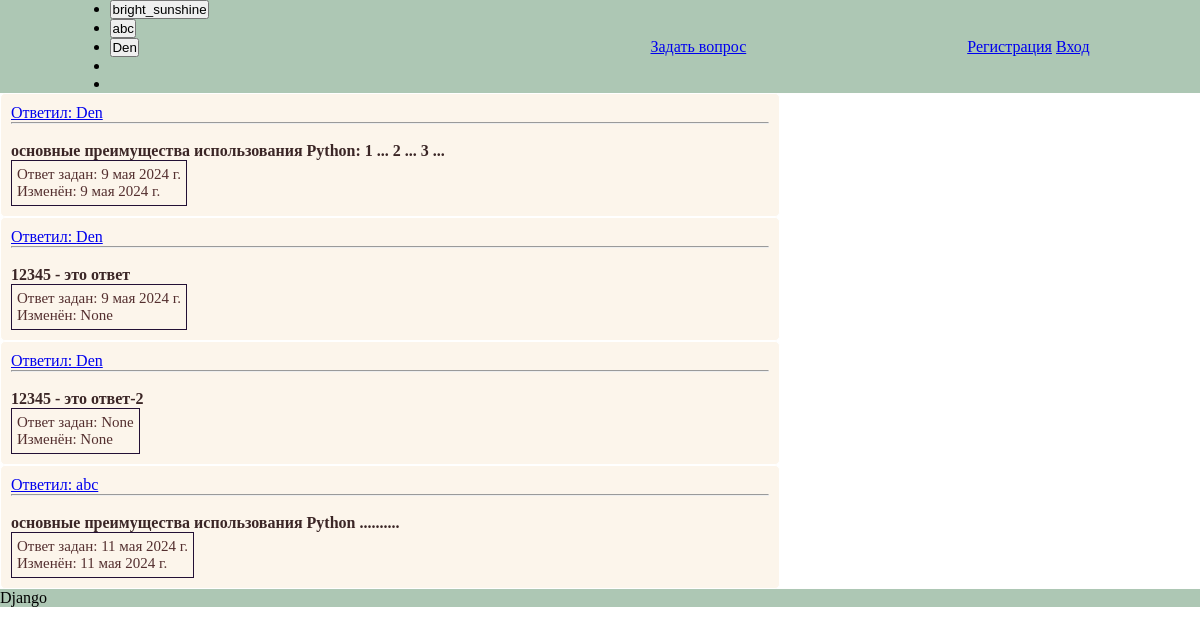
The page /get_answer/1 on the database as committed earlier.
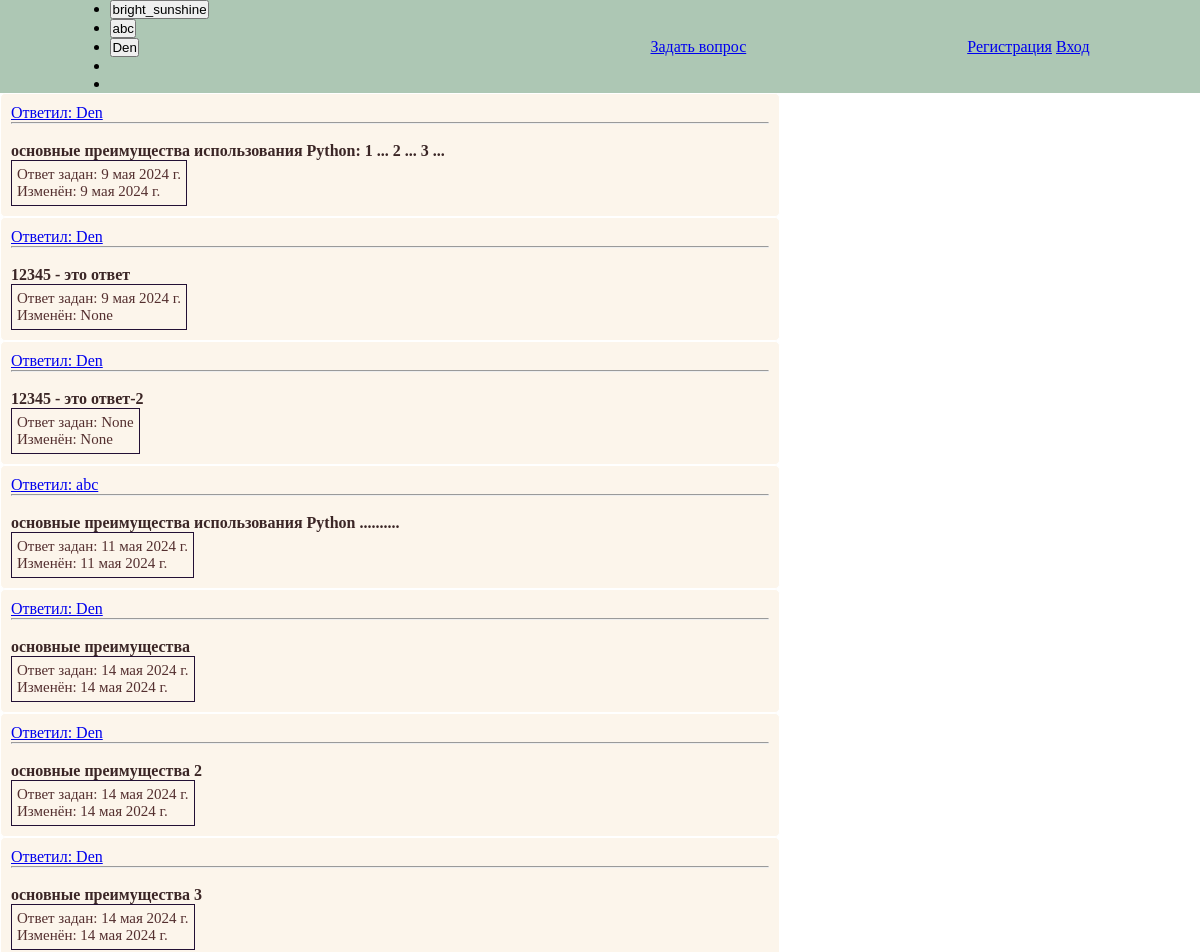
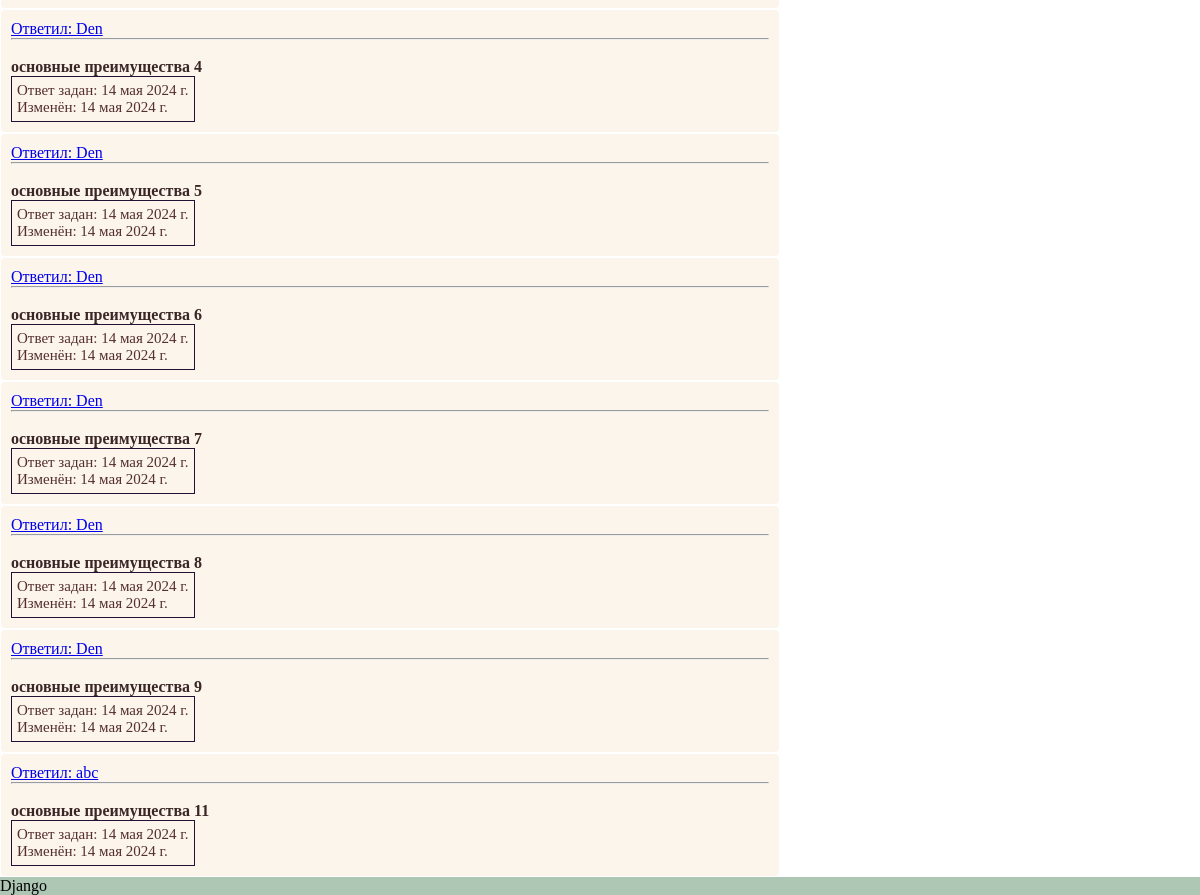
The same page on the database as committed later (2 pictures, top to bottom).
### main/models.py (models this page shows)
class Answer(models.Model):
    autor = models.ForeignKey(
        User,
        null=True,
        blank=False,
        on_delete=models.SET_NULL,
        related_name="answer_set",
    )
    question = models.ForeignKey(
        Question,
        null=True,
        blank=False,
        on_delete=models.SET_NULL,
        related_name="question",
    )
    text = models.TextField(max_length=20, blank=False)
    created_at = models.DateField(auto_now_add=True, blank=False)
    updated_at = models.DateField(auto_now=True, blank=False)
    parent = models.ForeignKey(
        "self", null=True, blank=False, on_delete=models.SET_NULL
    )
    correct = models.BooleanField(default=False, blank=True)
    def __str__(self) -> str:
        q = Question.objects.get(id=self.question.id)
        return f"Вопрос ' _ {q} _ ': {self.text}"

### main/views_2.py (the view)
# urls.py: path("get_answer/<int:id_question>", get_answer, name="get_answer"),
def get_answer(request, **kwargs):
    print(kwargs["id_question"], "<<<< ----kwargs")
    question_obj = Question.objects.filter(id=kwargs["id_question"])[0]
    print(question_obj)
    answer_obj = Answer.objects.filter(question=question_obj)
    for answer in answer_obj:
        print(answer)
    context = {"answers": answer_obj}
    return render(request, "answer.html", context)

### main/models.py (called while the page is built)
    def __str__(self) -> str:
        return self.title

### templates/answer.html (shortened to what this page needs)
{% extends 'main.html' %}
{% load static %}
{% block content %}
  <link rel="stylesheet" type="text/css" href="{% static 'css/style.css' %}" />
  {% for answer in answers %}
    <div id="conteiner">
      <div id="box">
        <div>
          <a href="/user/info/{{ answer.autor }}">Ответил: {{ answer.autor }}</a>
          <div>
            <hr />
            <br />
            <h4>{{ answer.text }}</h4>
          </div>
          <div class="date">
            <div>Ответ задан: {{ answer.created_at }}</div>
            <div>Изменён: {{ answer.updated_at }}</div>
          </div>
        </div>
      </div>
    </div>
  {% endfor %}
{% endblock %}

### templates/main.html (shortened to what this page needs)
<!DOCTYPE html>
<html lang="en">
  <head>
  </head>
  <body>
    {% include 'navbar.html' %}
    {% block content %}
    {% endblock %}
    {% include 'footer.html' %}
  </body>
</html>

### templates/navbar.html (shortened to what this page needs)
<menu>
  <ul>
    <li>
      <form id="loginForm" action="{% url 'login' %}" method="post">
        <button type="submit">bright_sunshine</button>
      </form>
    </li>
    <li>
      <form id="loginForm" action="{% url 'login' %}" method="post">
        <button type="submit">abc</button>
      </form>
    </li>
    <li>
      <form id="loginForm" action="{% url 'login' %}" method="post">
        <button type="submit">Den</button>
      </form>
    </li>
    <li>
    </li>
    <li>
    </li>
  </ul>
  <a href="{% url 'question_create' %}">Задать вопрос</a>
  <div>
    {% if request.user.is_authenticated %}
      <a href="{% url 'index' %}">Главная</a>
      {% comment %} <a href="{% url 'user' request.user.username %}">Главная</a> {% endcomment %}
      <span>Добро пожаловать: {{ request.user.username }}</span>
      <a href="{% url 'logout' %}">Выход</a>
    {% else %}
      <a href="/register/">Регистрация</a>
      <a href="/login_in/">Вход</a>
    {% endif %}
  </div>
</menu>

### templates/footer.html (shortened to what this page needs)
<footer>Django</footer>

### static/css/style.css (style rules this page uses)
.date { padding: 5px; width: fit-content; border: 1px solid rgb(35, 16, 53); font-size: 15px; color: rgb(84, 47, 47); }
#conteiner { border: 5px; padding: 10px; border: 1px solid rgba(255, 255, 255); border-radius: 5px; background-color: rgba(250, 235, 215, 0.508); width: 65%; color: rgb(59, 38, 38); }

### templates/navbar.html (style rules this page uses)
menu { display: flex; justify-content: space-around; align-items: center; background-color: rgba(92, 144, 106, 0.5); }

### templates/footer.html (style rules this page uses)
footer { background-color: rgba(92, 144, 106, 0.5); }

### templates/main.html (style rules this page uses)
* { margin: 0; padding: 0; box-sizing: border-box; }

Rows that differ between the two databases and show on the page:
added Answer: autor "Den", text "основные преимущества", created_at "14 мая 2024 г.", updated_at "14 мая 2024 г."
added Answer: autor "Den", text "основные преимущества 2", created_at "14 мая 2024 г.", updated_at "14 мая 2024 г."
added Answer: autor "Den", text "основные преимущества 3", created_at "14 мая 2024 г.", updated_at "14 мая 2024 г."
added Answer: autor "Den", text "основные преимущества 4", created_at "14 мая 2024 г.", updated_at "14 мая 2024 г."
added Answer: autor "Den", text "основные преимущества 5", created_at "14 мая 2024 г.", updated_at "14 мая 2024 г."
added Answer: autor "Den", text "основные преимущества 6", created_at "14 мая 2024 г.", updated_at "14 мая 2024 г."
added Answer: autor "Den", text "основные преимущества 7", created_at "14 мая 2024 г.", updated_at "14 мая 2024 г."
added Answer: autor "Den", text "основные преимущества 8", created_at "14 мая 2024 г.", updated_at "14 мая 2024 г."
added Answer: autor "Den", text "основные преимущества 9", created_at "14 мая 2024 г.", updated_at "14 мая 2024 г."
added Answer: autor "abc", text "основные преимущества 11", created_at "14 мая 2024 г.", updated_at "14 мая 2024 г."
